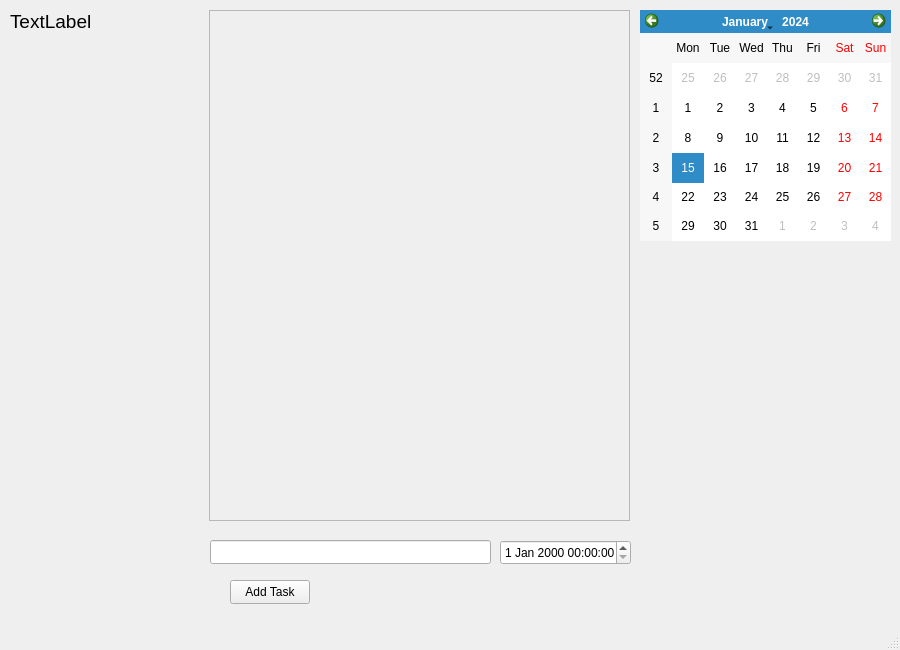
<?xml version="1.0" encoding="UTF-8"?>
<ui version="4.0">
 <class>CheckListWindow</class>
 <widget class="QMainWindow" name="CheckListWindow">
  <property name="geometry">
   <rect>
    <x>0</x>
    <y>0</y>
    <width>900</width>
    <height>650</height>
   </rect>
  </property>
  <property name="windowTitle">
   <string>MainWindow</string>
  </property>
  <widget class="QWidget" name="centralWidget">
   <widget class="QLabel" name="userGreeting">
    <property name="geometry">
     <rect>
      <x>10</x>
      <y>10</y>
      <width>221</width>
      <height>21</height>
     </rect>
    </property>
    <property name="text">
     <string>&lt;html&gt;&lt;head/&gt;&lt;body&gt;&lt;p&gt;&lt;span style=&quot; font-size:14pt;&quot;&gt;TextLabel&lt;/span&gt;&lt;/p&gt;&lt;/body&gt;&lt;/html&gt;</string>
    </property>
   </widget>
   <widget class="QCalendarWidget" name="calendarWidget">
    <property name="geometry">
     <rect>
      <x>640</x>
      <y>10</y>
      <width>251</width>
      <height>231</height>
     </rect>
    </property>
   </widget>
   <widget class="QPushButton" name="addTaskButton">
    <property name="geometry">
     <rect>
      <x>230</x>
      <y>580</y>
      <width>80</width>
      <height>24</height>
     </rect>
    </property>
    <property name="text">
     <string>Add Task</string>
    </property>
   </widget>
   <widget class="QScrollArea" name="scrollArea">
    <property name="geometry">
     <rect>
      <x>209</x>
      <y>10</y>
      <width>421</width>
      <height>511</height>
     </rect>
    </property>
    <property name="widgetResizable">
     <bool>true</bool>
    </property>
    <widget class="QWidget" name="scrollAreaWidgetContents">
     <property name="geometry">
      <rect>
       <x>0</x>
       <y>0</y>
       <width>419</width>
       <height>509</height>
      </rect>
     </property>
     <widget class="QWidget" name="verticalLayoutWidget">
      <property name="geometry">
       <rect>
        <x>-1</x>
        <y>-1</y>
        <width>421</width>
        <height>511</height>
       </rect>
      </property>
      <layout class="QVBoxLayout" name="verticalLayout"/>
     </widget>
    </widget>
   </widget>
   <widget class="QLineEdit" name="taskContentLineEdit">
    <property name="geometry">
     <rect>
      <x>210</x>
      <y>540</y>
      <width>281</width>
      <height>24</height>
     </rect>
    </property>
   </widget>
   <widget class="QDateTimeEdit" name="taskDateTimeEdit">
    <property name="geometry">
     <rect>
      <x>500</x>
      <y>540</y>
      <width>131</width>
      <height>25</height>
     </rect>
    </property>
   </widget>
  </widget>
  <widget class="QMenuBar" name="menubar">
   <property name="geometry">
    <rect>
     <x>0</x>
     <y>0</y>
     <width>900</width>
     <height>22</height>
    </rect>
   </property>
  </widget>
  <widget class="QStatusBar" name="statusbar"/>
 </widget>
 <resources/>
 <connections/>
</ui>
